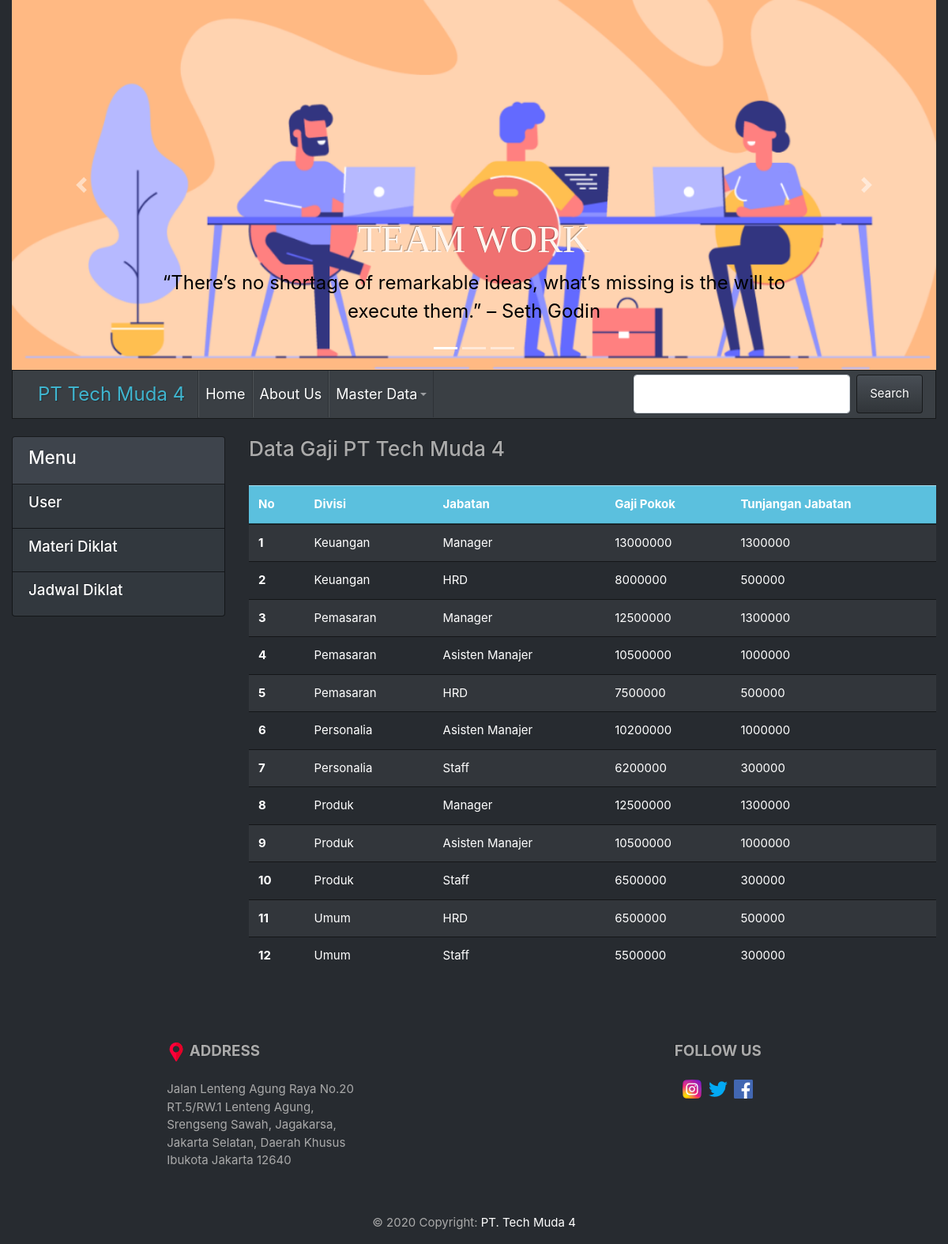
/PT_Tech_Muda4/index.php?hal=gaji, run on the app's committed database.
### tables this page shows
CREATE TABLE `gaji` (
  `id` int(11) NOT NULL,
  `gapok` double NOT NULL,
  `tunjab` double NOT NULL,
  `lain2` double DEFAULT NULL,
  `pegawai_id` int(11) NOT NULL
);

CREATE TABLE `divisi` (
  `id` int(11) NOT NULL,
  `nama` varchar(20) NOT NULL
);

CREATE TABLE `jabatan` (
  `id` int(11) NOT NULL,
  `nama` varchar(20) NOT NULL
);

### PT_Tech_Muda4/model/Gaji.php (called while the page is built)
<?php
class Gaji{
    private $koneksi;
    public function __construct(){
        global $dbh;
        $this->koneksi = $dbh;
    }
    public function dataGaji(){
        $sql = "select peg.nip, peg.nama, d.nama as divisi, j.nama as jabatan,
        g.gapok as gaji_pokok, g.tunjab as tunjangan_jabatan
        from gaji g
        inner join pegawai peg on peg.id = g.pegawai_id
        inner join divisi d on d.id = peg.divisi_id
        inner join jabatan j on j.id = peg.jabatan_id
        order by divisi asc, gapok desc";
        $ps = $this->koneksi->prepare($sql);
        $ps->execute();
        $rs = $ps->fetchAll();
        return $rs;
    }
};
?>

### PT_Tech_Muda4/gaji.php (the view)
<h3>Data Gaji PT Tech Muda 4</h3><br/>
<table class="table table-striped">
  <thead>
  <tr class="table-info">
      <th scope="col">No</th>
      <th scope="col">Divisi</th>
      <th scope="col">Jabatan</th>
      <th scope="col">Gaji Pokok</th>
      <th scope="col">Tunjangan Jabatan</th>
    </tr>
  </thead>
  <tbody>
  <?php
      $model = new Gaji();
      $rs = $model->dataGaji();
      $no = 1;
      foreach($rs as $gaji){
      ?>
    <tr>
      <th scope="row"><?= $no ?></th>
      <td><?= $gaji['divisi'] ?></td>
      <td><?= $gaji['jabatan'] ?></td>
      <td><?= $gaji['gaji_pokok'] ?></td>
      <td><?= $gaji['tunjangan_jabatan'] ?></td>
    </tr>
    <?php $no++; } ?>
  </tbody>
</table>

### data on the page
gaji: divisi.nama "Keuangan", jabatan.nama "Manager", gapok "13000000", tunjab "1300000"
gaji: divisi.nama "Keuangan", jabatan.nama "HRD", gapok "8000000", tunjab "500000"
gaji: divisi.nama "Pemasaran", jabatan.nama "Manager", gapok "12500000", tunjab "1300000"
gaji: divisi.nama "Pemasaran", jabatan.nama "Asisten Manajer", gapok "10500000", tunjab "1000000"
gaji: divisi.nama "Pemasaran", jabatan.nama "HRD", gapok "7500000", tunjab "500000"
gaji: divisi.nama "Personalia", jabatan.nama "Asisten Manajer", gapok "10200000", tunjab "1000000"
gaji: divisi.nama "Personalia", jabatan.nama "Staff", gapok "6200000", tunjab "300000"
gaji: divisi.nama "Produk", jabatan.nama "Manager", gapok "12500000", tunjab "1300000"
gaji: divisi.nama "Produk", jabatan.nama "Asisten Manajer", gapok "10500000", tunjab "1000000"
gaji: divisi.nama "Produk", jabatan.nama "Staff", gapok "6500000", tunjab "300000"
gaji: divisi.nama "Umum", jabatan.nama "HRD", gapok "6500000", tunjab "500000"
gaji: divisi.nama "Umum", jabatan.nama "Staff", gapok "5500000", tunjab "300000"
